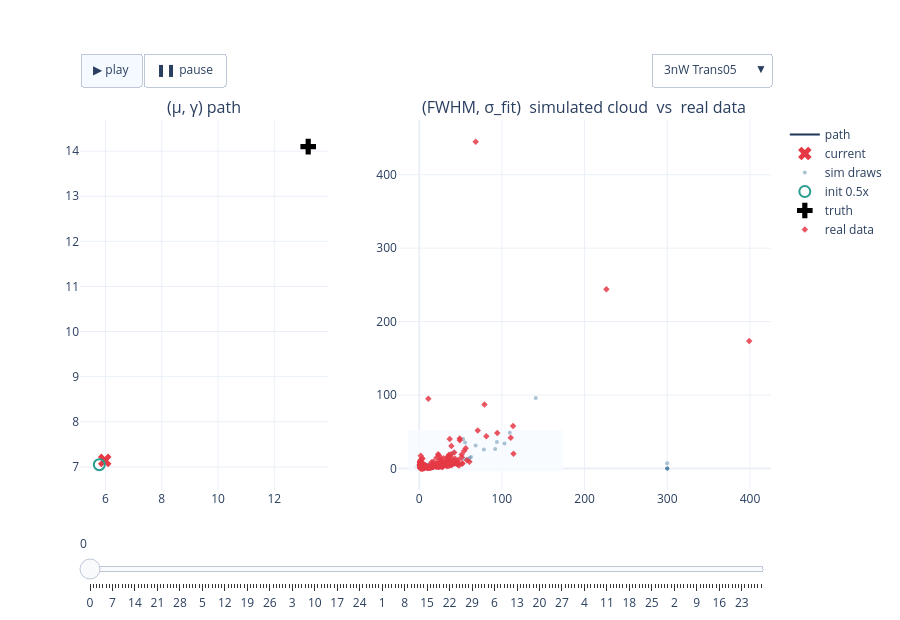

Notebook cell for this chart:
### Code cell
# FIG 1b — 3nW interactive: path + cloud, experiment dropdown + play/slider   (22a verbatim)
fig_3nW = build_power_figure(RESULTS, '3nW')
if fig_3nW is not None:
    _h = os.path.join(REPO_ROOT, 'notebooks', '24_realdata_accuracy', '24j-fig1b-3nW-paths-clouds.html')
    fig_3nW.write_html(_h, include_plotlyjs='cdn', config=CONFIG_PLOT)
    print('wrote', _h, f'({os.path.getsize(_h)/1e6:.1f} MB)')
    fig_3nW.show(config=CONFIG_PLOT)
